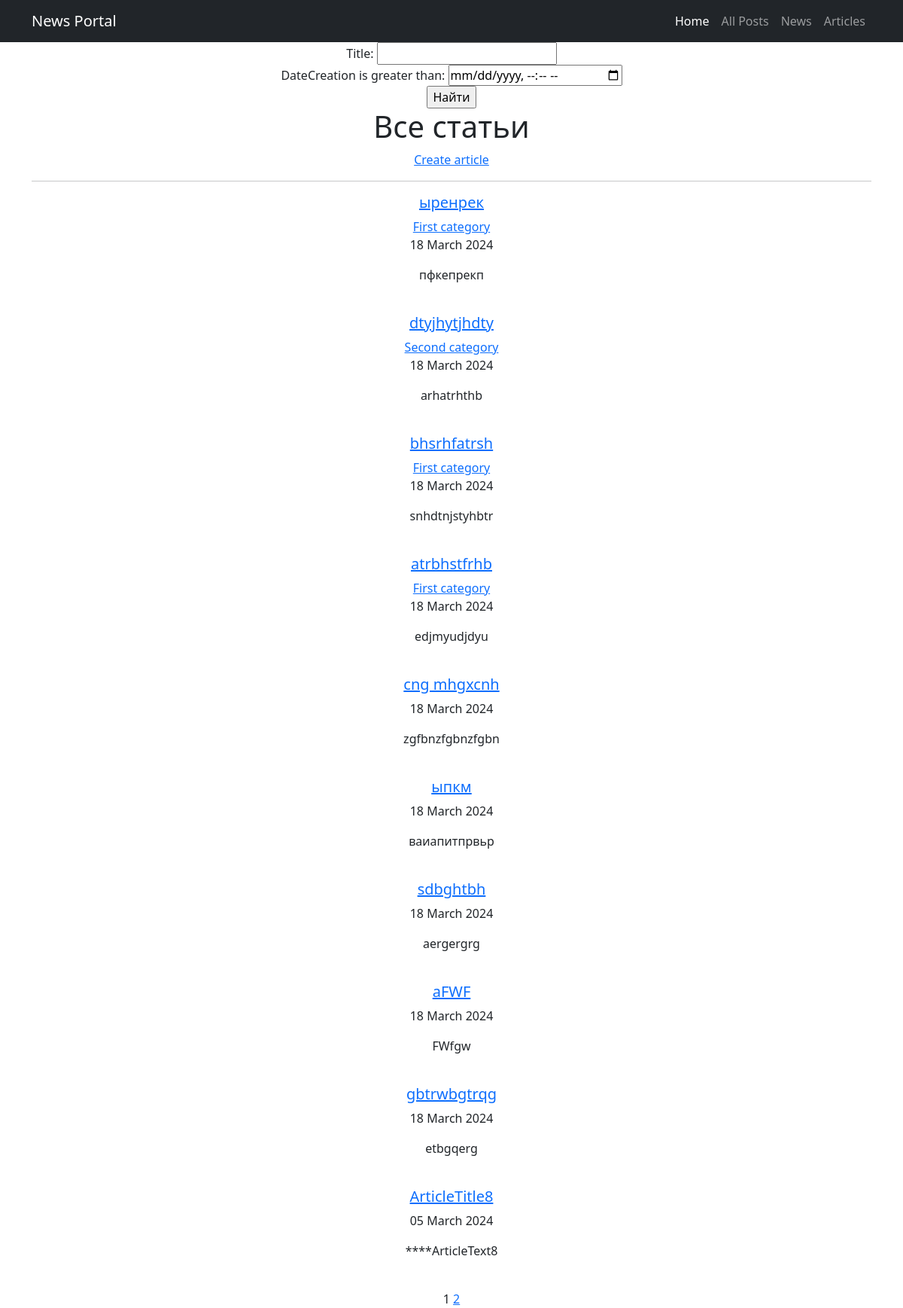
Page /articles/ (signed in) on the earlier database version.
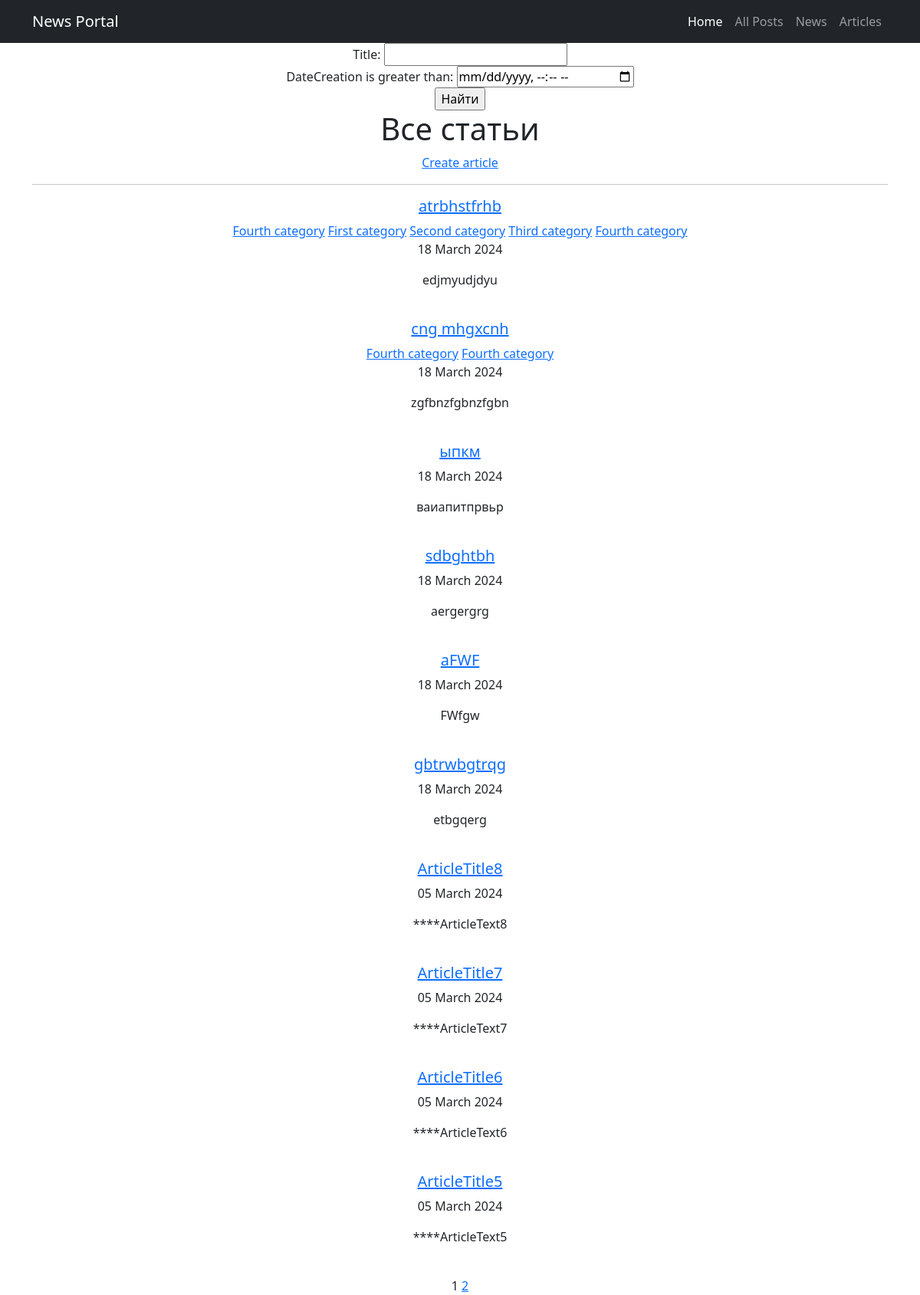
Same page on the later database version.
### news/models.py (models this page shows, shortened)
class Post(models.Model):
    NEWS = 'NW'
    ARTICLE = 'AR'
    CATEGORY_CHOICES = [
        (NEWS, 'Новость'),
        (ARTICLE, 'Статья')
    ]
    author = models.ForeignKey(Author, on_delete=models.CASCADE)
    categoryType = models.CharField(max_length=2, choices=CATEGORY_CHOICES, default=ARTICLE)
    dateCreation = models.DateTimeField(auto_now_add=True)
    postCategory = models.ManyToManyField(Category, through='PostCategory')
    title = models.CharField(max_length=128)
    text = models.TextField()
    rating = models.SmallIntegerField(default=0)

class Category(models.Model):
    name = models.CharField(max_length=128, unique=True)
    subscribers = models.ManyToManyField(User, related_name='categories')

### news/views.py (the view)
# urls.py: path('articles/', ArticlesList.as_view(), name='article_list'),
class ArticlesList(FilteredListView):
    model = Post
    queryset = Post.objects.filter(categoryType="AR").order_by('-dateCreation')
    filter_class = PostFilter
    template_name = 'articles.html'
    context_object_name = 'articles'

### news/templatetags/custom_filters.py (called while the page is built)
@register.filter()
def censor(value):
    for word in CENSOR_WORDS:
        pattern = re.compile(re.escape(word), re.IGNORECASE)
        value = pattern.sub(lambda x: '*' * len(x.group()), value)
    return value

### news/views.py (called while the page is built)
    def get_queryset(self):
        queryset = super().get_queryset()
        self.filterset = self.filter_class(self.request.GET, queryset)
        return self.filterset.qs

    def get_context_data(self, **kwargs):
        context = super().get_context_data(**kwargs)
        context['filterset'] = self.filterset
        return context

### templates/articles.html (shortened to what this page needs)
{% extends 'flatpages/default.html' %}
{% load custom_filters %}
{% block content %}
    {% with 'flatpages/filters_form.html' as template_name %}
        {% include template_name %}
    {% endwith %}
    <h1>Все статьи</h1>
    {% if perms.news.add_post %}
        {% with 'create_post_link.html' as template_name %}
            {% include template_name %}
        {% endwith %}
    {% endif %}
    <hr>
    {% if articles %}
           {% for article in articles %}
                <div>
                    <a href="{% url 'article_detail' pk=article.id %}">
                        <h5>{{ article.title|censor }}</h5>
                    </a>
                     {% for category in article.postCategory.all %}
                        <a href="{% url 'category_list' category.id %}">{{category.name}}</a>
                    {% endfor %}
                    <p>{{ article.dateCreation|date:"d F Y"}}</p>
                    <p>{{ article.text|censor|truncatechars:20 }}</p>
                </div>
                <br>
           {% endfor %}
    {% else %}
       <h2>Станей нет!</h2>
    {% endif %}
    {% with 'flatpages/paginate.html' as template_name %}
        {% include template_name %}
    {% endwith %}
{% endblock content %}

Differences in the rows shown:
removed Post: title|censor "ыренрек", dateCreation "18 March 2024", text|censor "пфкепрекп", Category (name "First category")
removed Post: title|censor "dtyjhytjhdty", dateCreation "18 March 2024", text|censor "arhatrhthb", Category (name "Second category")
removed Post: title|censor "bhsrhfatrsh", dateCreation "18 March 2024", text|censor "snhdtnjstyhbtr", Category (name "First category")
changed Post "atrbhstfrhb": gains Category (name "Fourth category"); gains Category (name "Third category"); gains Category (name "Second category")
changed Post "cng mhgxcnh": gains Category (name "Fourth category")
now on this page (row unchanged): Post: title|censor "ArticleTitle7", dateCreation "05 March 2024", text|censor "****ArticleText7"
now on this page (row unchanged): Post: title|censor "ArticleTitle6", dateCreation "05 March 2024", text|censor "****ArticleText6"
now on this page (row unchanged): Post: title|censor "ArticleTitle5", dateCreation "05 March 2024", text|censor "****ArticleText5"
